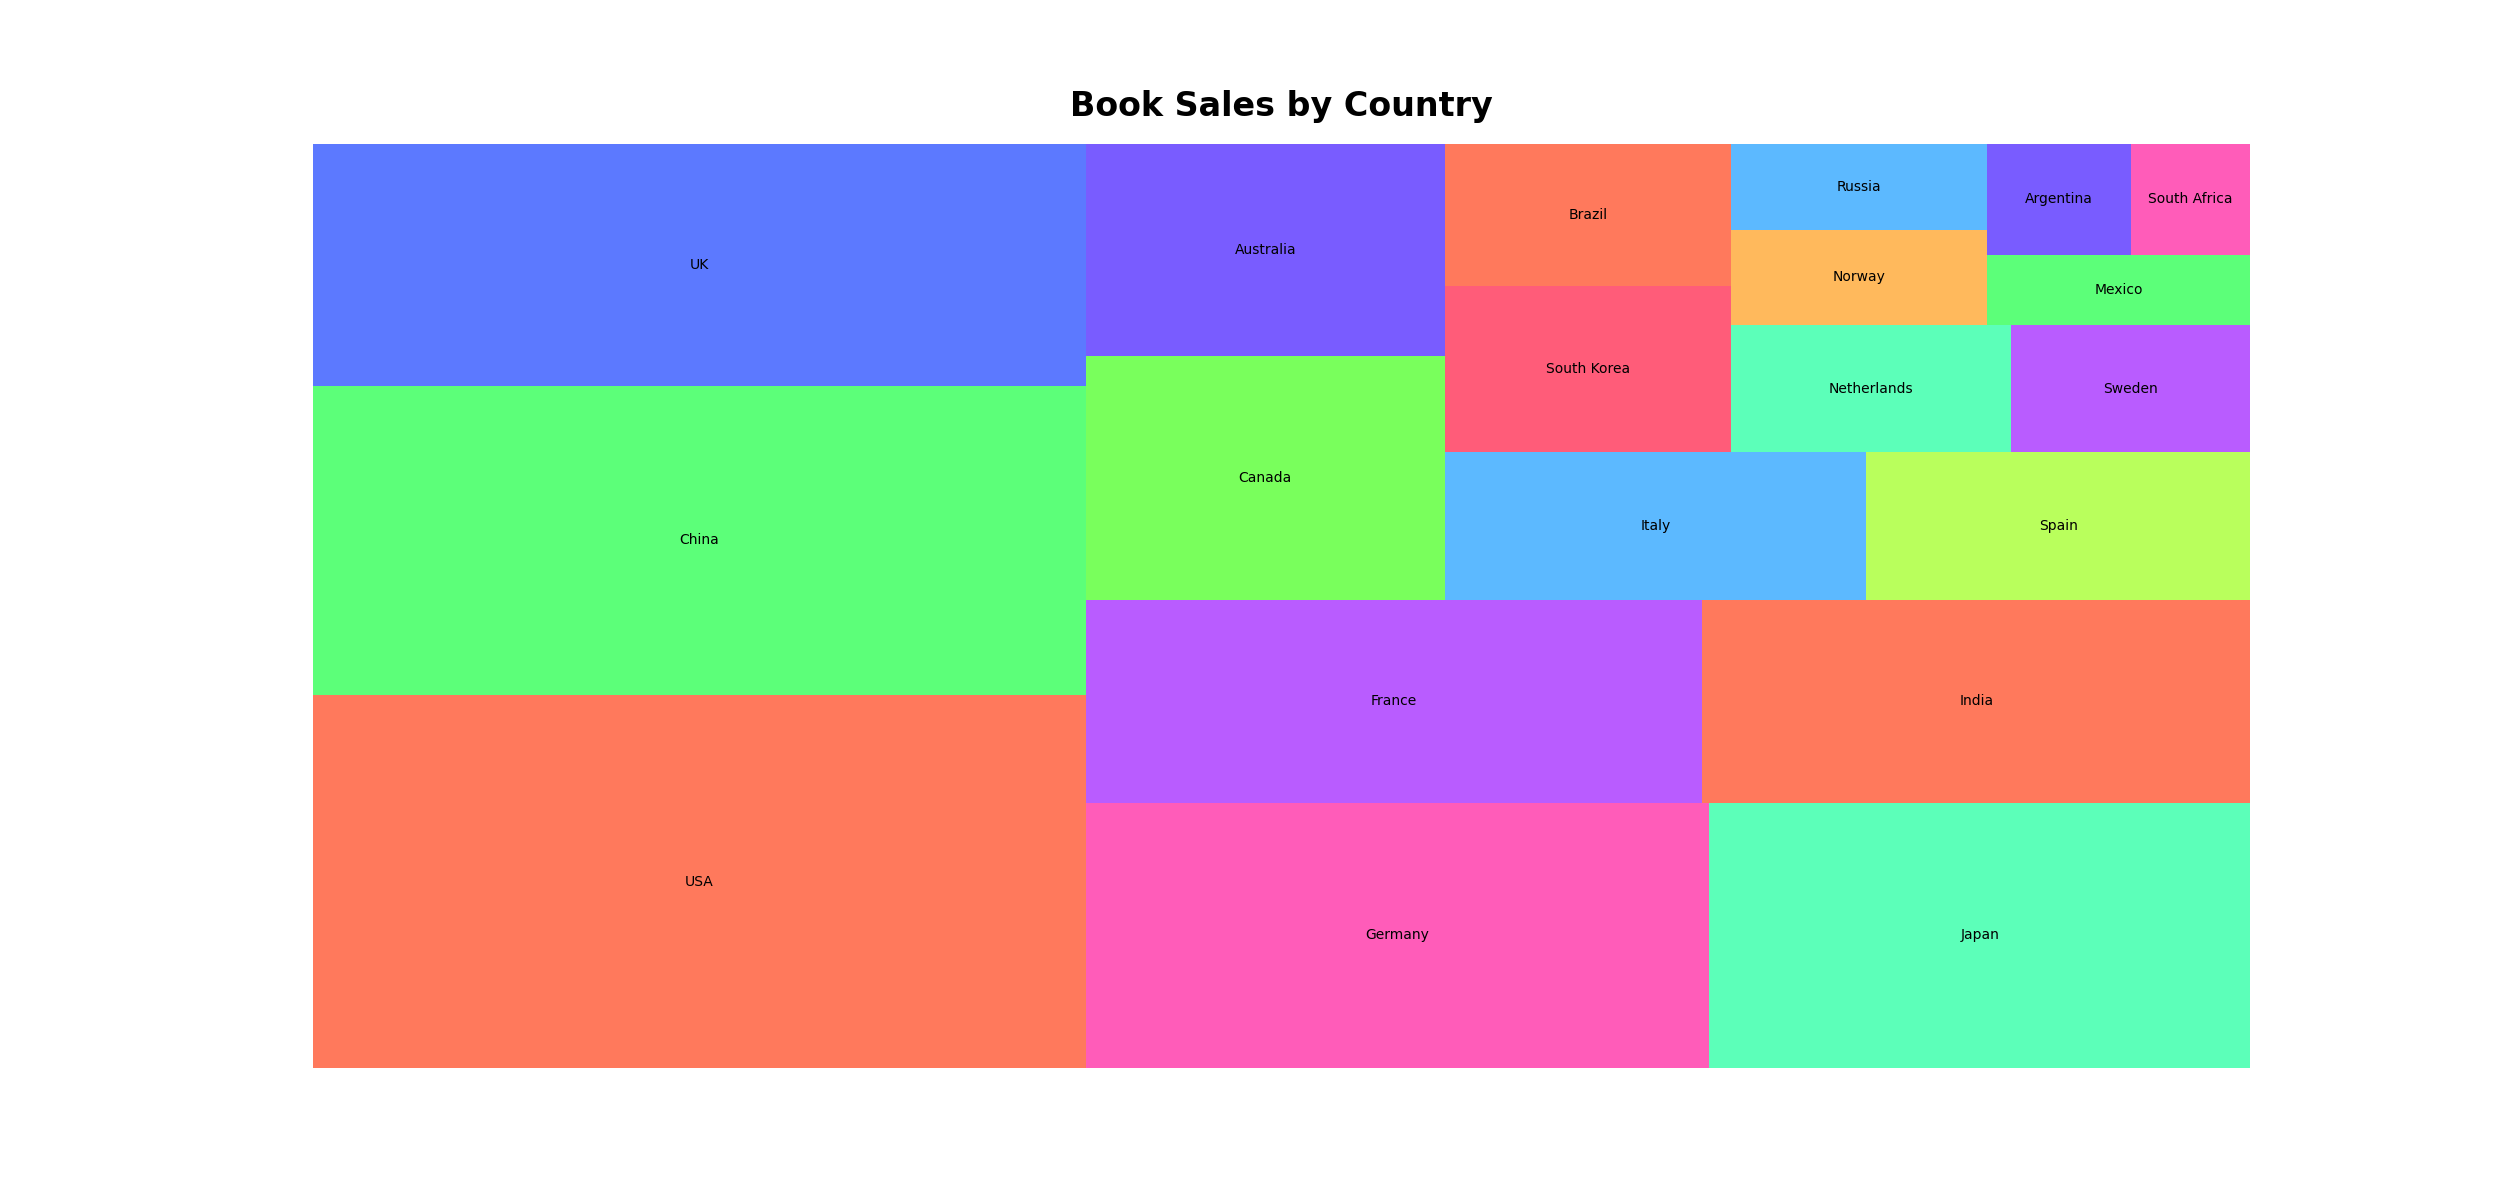

The script that drew this image:

import matplotlib.pyplot as plt
import pandas as pd
import squarify

# Prepare the data
data = {
    'Country': ['USA', 'China', 'UK', 'Germany', 'Japan', 'France', 'India', 'Canada', 
                'Australia', 'Italy', 'Spain', 'South Korea', 'Brazil', 'Netherlands', 
                'Sweden', 'Norway', 'Russia', 'Mexico', 'Argentina', 'South Africa'],
    'Book Sales (Millions)': [150.4, 124.7, 97.5, 86.3, 74.8, 65.2, 57.9, 45.6, 39.7, 
                              32.4, 29.5, 24.8, 21.3, 18.6, 15.9, 12.7, 11.4, 9.6, 8.3, 6.9]
}
df = pd.DataFrame(data)

# Create a color palette, mapped to these values
colors = ['#FF5733', '#33FF57', '#3357FF', '#FF33A8', '#33FFA8', 
          '#A833FF', '#FF5733', '#57FF33', '#5733FF', '#33A8FF', 
          '#A8FF33', '#FF3357', '#FF5733', '#33FFA8', '#A833FF',
          '#FFA833', '#33A8FF', '#33FF57', '#5733FF', '#FF33A8']

# Plot
plt.figure(figsize=(25, 12))
squarify.plot(sizes=df['Book Sales (Millions)'], label=df['Country'], color=colors, alpha=0.8)
plt.title('Book Sales by Country', fontsize=24, fontweight='bold', pad=20)
plt.axis('off')  # Removes the axes to create a treemap
plt.show()
